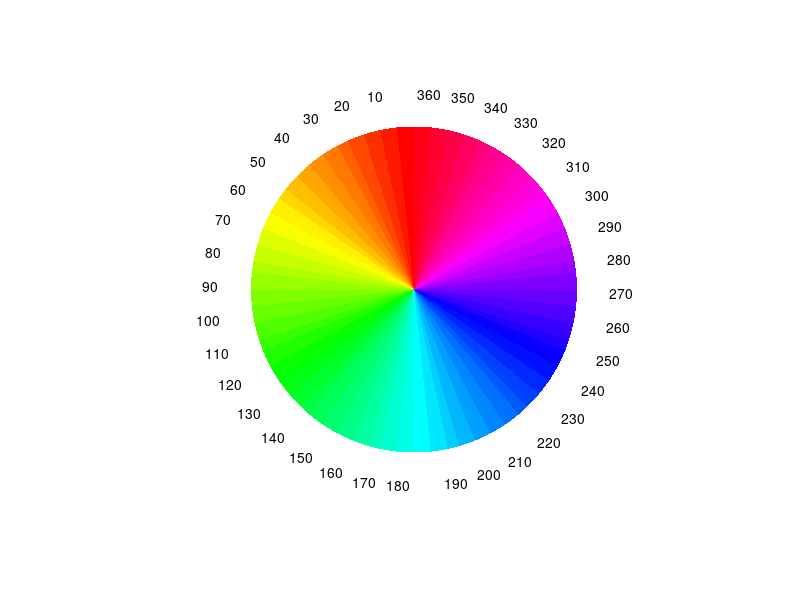

Write the MATLAB code that produced this figure.
x=ones(1,180);
h=pie(x);
colormap hsv
for hc=1:2:length(h) % segments
    set(h(hc),'EdgeColor','none');
end
for hc=2:2:length(h) % texts
    if mod(hc,10)~=0
        delete(h(hc)); % delete some texts
    else
        set(h(hc),'string',num2str(hc)); % set new texts
    end
end
